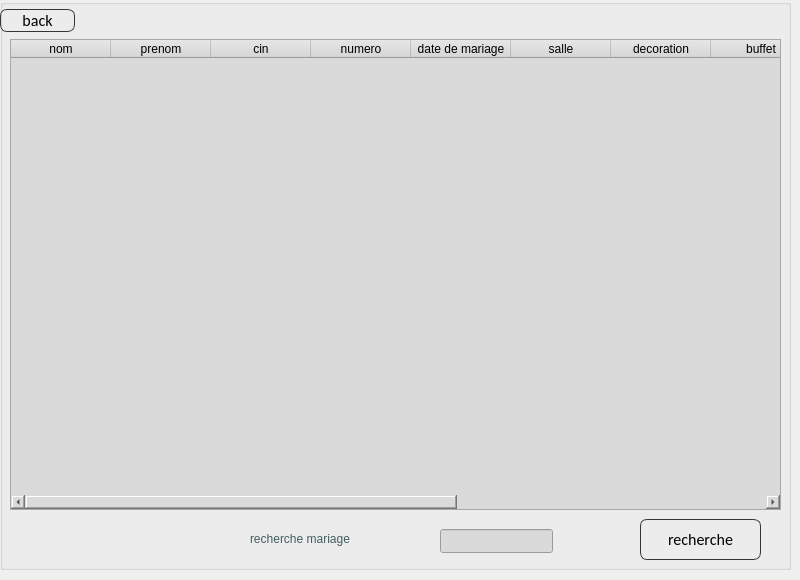
      <widget class="QWidget" name="affichage">
       <widget class="QGroupBox" name="groupBox">
        <property name="geometry">
         <rect>
          <x>0</x>
          <y>-1</y>
          <width>791</width>
          <height>571</height>
         </rect>
        </property>
        <property name="styleSheet">
         <string notr="true">background : transparent;</string>
        </property>
        <property name="title">
         <string/>
        </property>
        <widget class="QTableWidget" name="tableWidget">
         <property name="geometry">
          <rect>
           <x>10</x>
           <y>40</y>
           <width>771</width>
           <height>471</height>
          </rect>
         </property>
         <property name="styleSheet">
          <string notr="true">background-color: rgb(218, 218, 218);</string>
         </property>
         <column>
          <property name="text">
           <string>nom</string>
          </property>
         </column>
         <column>
          <property name="text">
           <string>prenom</string>
          </property>
         </column>
         <column>
          <property name="text">
           <string>cin</string>
          </property>
         </column>
         <column>
          <property name="text">
           <string>numero</string>
          </property>
         </column>
         <column>
          <property name="text">
           <string>date de mariage</string>
          </property>
         </column>
         <column>
          <property name="text">
           <string>salle</string>
          </property>
         </column>
         <column>
          <property name="text">
           <string>decoration</string>
          </property>
         </column>
         <column>
          <property name="text">
           <string>buffet</string>
          </property>
         </column>
         <column>
          <property name="text">
           <string>musique</string>
          </property>
         </column>
         <column>
          <property name="text">
           <string>offre</string>
          </property>
         </column>
         <column>
          <property name="text">
           <string>robe</string>
          </property>
         </column>
         <column>
          <property name="text">
           <string>bague</string>
          </property>
         </column>
        </widget>
        <widget class="QLineEdit" name="lineEdit">
         <property name="geometry">
          <rect>
           <x>440</x>
           <y>530</y>
           <width>113</width>
           <height>24</height>
          </rect>
         </property>
         <property name="styleSheet">
          <string notr="true">background-color: rgb(218, 218, 218);</string>
         </property>
        </widget>
        <widget class="QLabel" name="label">
         <property name="geometry">
          <rect>
           <x>250</x>
           <y>530</y>
           <width>261</width>
           <height>20</height>
          </rect>
         </property>
         <property name="styleSheet">
          <string notr="true">color:rgb(65, 93, 92);
background: transparent;
font: 16pt &quot;Allura&quot;;</string>
         </property>
         <property name="text">
          <string>recherche mariage</string>
         </property>
        </widget>
        <widget class="QPushButton" name="pushButton_44">
         <property name="geometry">
          <rect>
           <x>640</x>
           <y>520</y>
           <width>121</width>
           <height>41</height>
          </rect>
         </property>
         <property name="styleSheet">
          <string notr="true">
QPushButton
{
	background: transparent;
	border-style:solid;
	border-radius:7px;
	border-width:1px;
border-color: rgb(50, 53, 57);
	color:rgb(0,0,0);
	font-size:16px;
font-family:Calibri;
}

QPushButton:hover
{
	background-color: #00000000;
	border-color: rgb(30, 227, 0);
	/*color:rgb(30, 227, 0);*/
}

QPushButton:focus
{
	background-color:  rgb(30, 227, 0);
	border-color: rgba(30, 227, 0,0);
	color:rgb(255, 255, 255);
}
</string>
         </property>
         <property name="text">
          <string>recherche</string>
         </property>
        </widget>
        <widget class="QPushButton" name="pushButton_39">
         <property name="geometry">
          <rect>
           <x>0</x>
           <y>10</y>
           <width>75</width>
           <height>23</height>
          </rect>
         </property>
         <property name="styleSheet">
          <string notr="true">
QPushButton
{
	background: transparent;
	border-style:solid;
	border-radius:7px;
	border-width:1px;
border-color: rgb(50, 53, 57);
	color:rgb(0,0,0);
	font-size:16px;
font-family:Calibri;
}

QPushButton:hover
{
	background-color: #00000000;
	border-color: rgb(30, 227, 0);
	/*color:rgb(30, 227, 0);*/
}

QPushButton:focus
{
	background-color:  rgb(30, 227, 0);
	border-color: rgba(30, 227, 0,0);
	color:rgb(255, 255, 255);
}
</string>
         </property>
         <property name="text">
          <string>back</string>
         </property>
        </widget>
       </widget>
      </widget>
